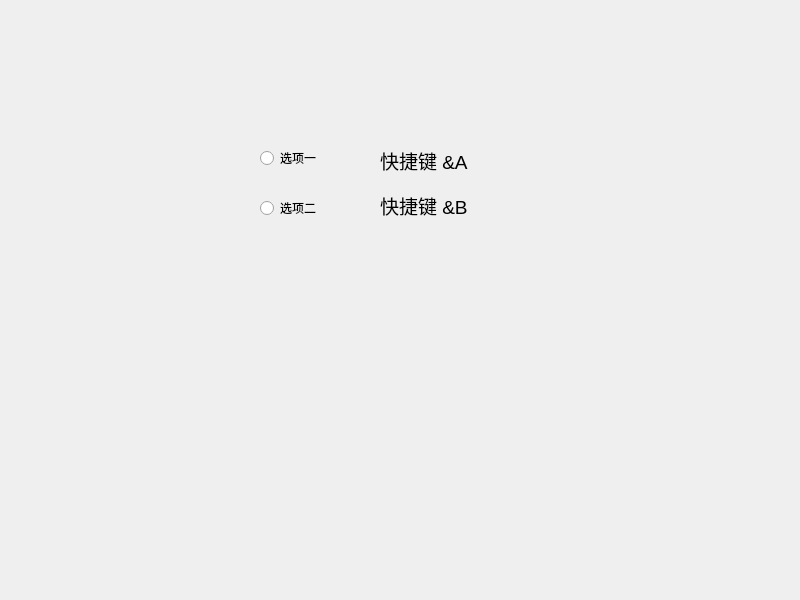
<?xml version="1.0" encoding="UTF-8"?>
<ui version="4.0">
 <class>Widget</class>
 <widget class="QWidget" name="Widget">
  <property name="geometry">
   <rect>
    <x>0</x>
    <y>0</y>
    <width>800</width>
    <height>600</height>
   </rect>
  </property>
  <property name="windowTitle">
   <string>Widget</string>
  </property>
  <widget class="QRadioButton" name="radioButton">
   <property name="geometry">
    <rect>
     <x>260</x>
     <y>150</y>
     <width>89</width>
     <height>16</height>
    </rect>
   </property>
   <property name="text">
    <string>选项一</string>
   </property>
  </widget>
  <widget class="QRadioButton" name="radioButton_2">
   <property name="geometry">
    <rect>
     <x>260</x>
     <y>200</y>
     <width>89</width>
     <height>16</height>
    </rect>
   </property>
   <property name="text">
    <string>选项二</string>
   </property>
  </widget>
  <widget class="QLabel" name="label">
   <property name="geometry">
    <rect>
     <x>380</x>
     <y>150</y>
     <width>161</width>
     <height>21</height>
    </rect>
   </property>
   <property name="font">
    <font>
     <pointsize>14</pointsize>
    </font>
   </property>
   <property name="text">
    <string>快捷键 &amp;A</string>
   </property>
  </widget>
  <widget class="QLabel" name="label_2">
   <property name="geometry">
    <rect>
     <x>380</x>
     <y>190</y>
     <width>131</width>
     <height>31</height>
    </rect>
   </property>
   <property name="font">
    <font>
     <pointsize>14</pointsize>
    </font>
   </property>
   <property name="text">
    <string>快捷键 &amp;B</string>
   </property>
  </widget>
 </widget>
 <resources/>
 <connections/>
</ui>
